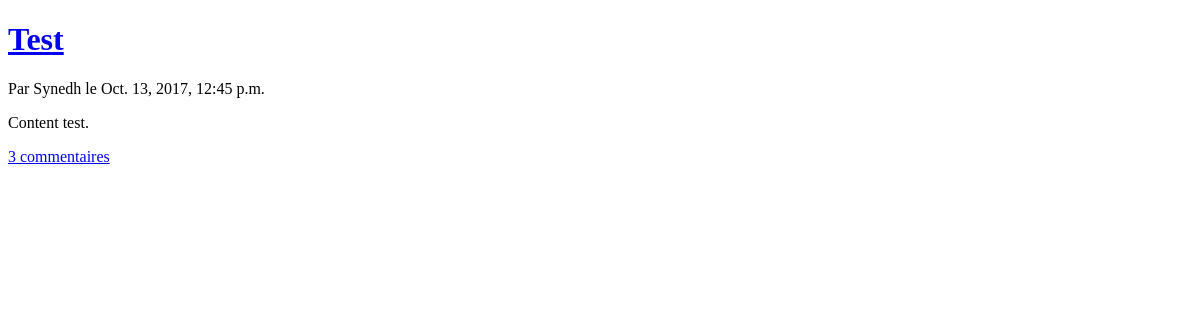
Before: / with the older database file.
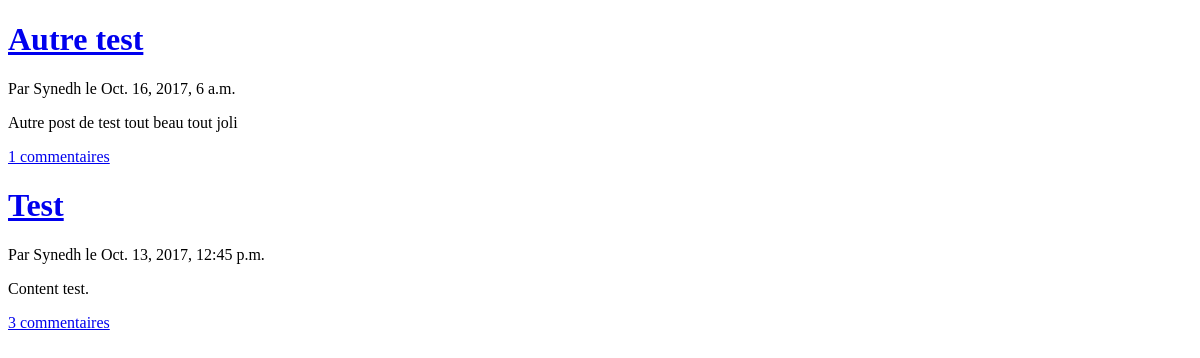
After: the same page with the newer database file.
### posts/models.py (models this page shows, shortened)
class Post(models.Model):
    title = models.CharField(max_length=1024)
    content = models.TextField()
    author = models.CharField(max_length=1024)
    pub_date = models.DateTimeField('date published')

### posts/views.py (the view)
# urls.py: url(r'^$', views.index, name='index'),
def index(request):
    context = {'latest_post_list': Post.objects.order_by('-pub_date')[:5]}
    return render(request, 'index.html', context)

### posts/templates/index.html
{% extends 'core/overall.html' %}
{% block content %}
    <div id="corps">
    {% if latest_post_list %}
        {% for post in latest_post_list %}
        {% include "post.html" %}
        {% endfor %}
    {% else %}
        <p>No post is available.</p>
    {% endif %}
    </div>
{% endblock %}

### posts/templates/core/overall.html (shortened to what this page needs)
<!DOCTYPE html>
<html>
<body>
	{% block content %}
	{% endblock %}
</body>
</html>

### posts/templates/post.html
<div>
    <a href="{% url 'post' post.id %}"><h1>{{ post.title }}</h1></a>
    <p>Par {{ post.author }} le {{ post.pub_date}} </p>
    <p>{{ post.content }}</p>
    <a href="{% url 'post_commentaries' post.id %}">{{ post.commentary_set.count }} commentaires</a>
</div>

Changed rows visible on the page:
added Post: title "Autre test", author "Synedh", pub_date "Oct. 16, 2017, 6 a.m.", content "Autre post de test tout beau tout joli", commentary_set.count "1"
